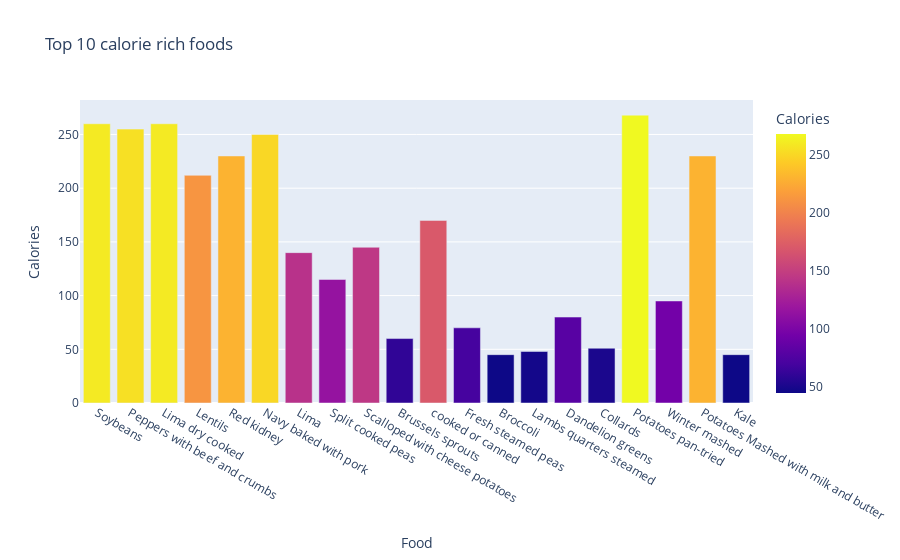

Write notebook code for a chart like this one.
### Markdown cell above
## Foods to stay away from:

What food has the most calories?

### Code cell
cals= df.sort_values(by='Calories', ascending= False)
top_20_cals=cals.head(20)
fig = px.bar(top_20, x='Food', y='Calories' , color='Calories',title=' Top 10 calorie rich foods')
fig.show()

### Figure 1 — Plotly figure (JSON) as saved in the notebook; plotly's stock layout.template omitted (floating-point values rounded to 4 significant figures)
{"data": [{"alignmentgroup": "True", "hovertemplate": "Food=%{x}<br>Calories=%{marker.color}<extra></extra>", "legendgroup": "", "marker": {"color": [260, 255, 260, 212, 230, 250, 140, 115, 145, 60, 170, 70, 45, 48, 80, 51, 268, 95, 230, 45], "coloraxis": "coloraxis", "pattern": {"shape": ""}}, "name": "", "offsetgroup": "", "orientation": "v", "showlegend": false, "textposition": "auto", "type": "bar", "x": ["Soybeans", "Peppers with beef and crumbs", "Lima dry cooked", "Lentils", "Red kidney", "Navy baked with pork", "Lima", "Split cooked peas", "Scalloped with cheese potatoes", "Brussels sprouts", "cooked or canned", "Fresh steamed peas", "Broccoli", "Lambs quarters steamed", "Dandelion greens", "Collards", "Potatoes pan-tried", "Winter mashed", "Potatoes Mashed with milk and butter", "Kale"], "xaxis": "x", "y": [260, 255, 260, 212, 230, 250, 140, 115, 145, 60, 170, 70, 45, 48, 80, 51, 268, 95, 230, 45], "yaxis": "y"}], "layout": {"barmode": "relative", "coloraxis": {"colorbar": {"title": {"text": "Calories"}}, "colorscale": [[0, "#0d0887"], [0.1111, "#46039f"], [0.2222, "#7201a8"], [0.3333, "#9c179e"], [0.4444, "#bd3786"], [0.5556, "#d8576b"], [0.6667, "#ed7953"], [0.7778, "#fb9f3a"], [0.8889, "#fdca26"], [1, "#f0f921"]]}, "legend": {"tracegroupgap": 0}, "title": {"text": " Top 10 calorie rich foods"}, "xaxis": {"anchor": "y", "domain": [0, 1], "title": {"text": "Food"}}, "yaxis": {"anchor": "x", "domain": [0, 1], "title": {"text": "Calories"}}}}
